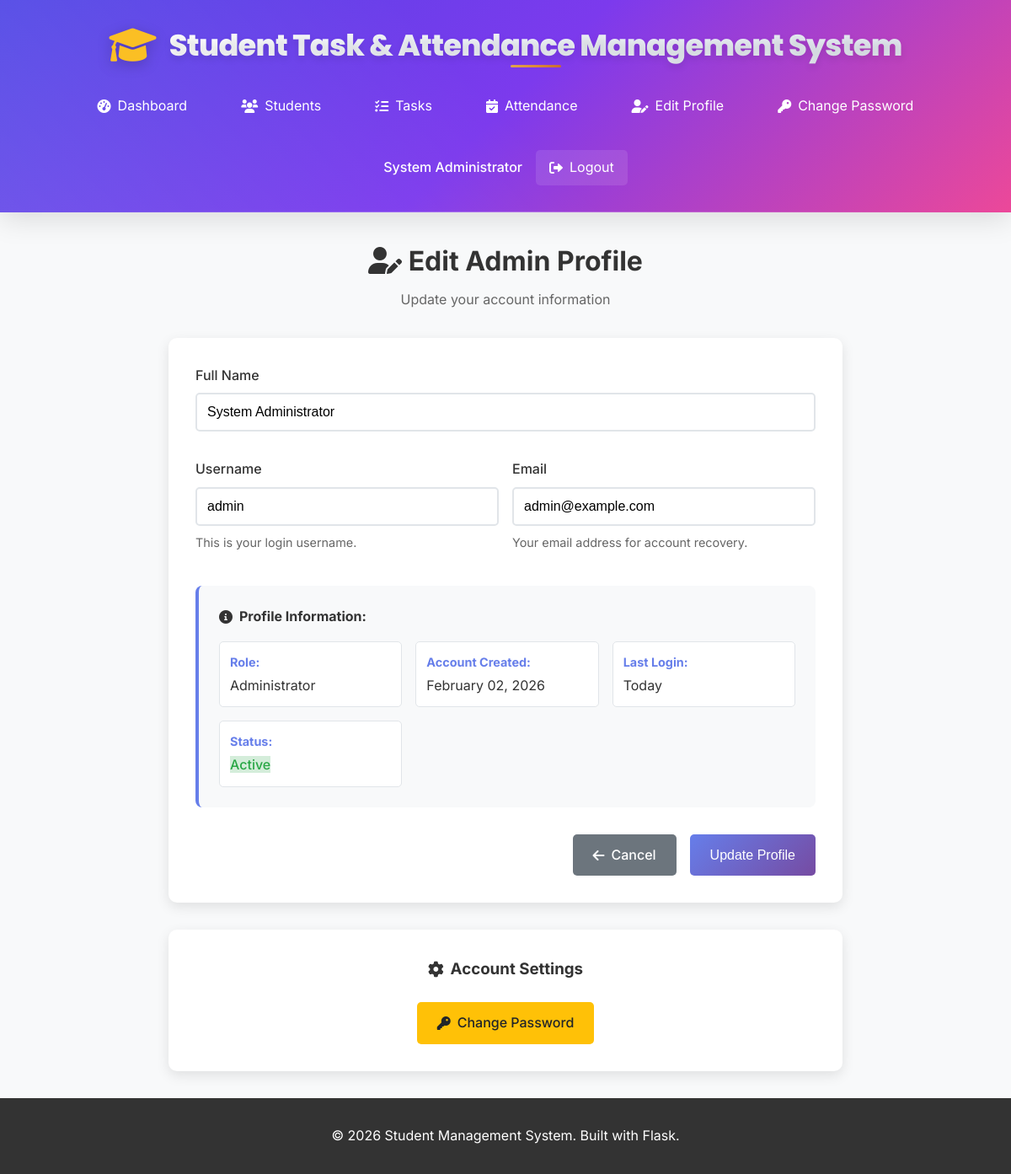
The app's page /admin/edit-profile (signed in) with its own data.
### models.py (models this page shows, shortened)
class User(UserMixin, db.Model):
    id = db.Column(db.Integer, primary_key=True)
    username = db.Column(db.String(80), unique=True, nullable=False)
    email = db.Column(db.String(120), unique=True, nullable=False)
    password_hash = db.Column(db.String(120), nullable=False)
    role = db.Column(db.String(20), nullable=False, default='student')  # 'admin' or 'student'
    full_name = db.Column(db.String(100), nullable=False)
    created_at = db.Column(db.DateTime, default=datetime.utcnow)
    is_active = db.Column(db.Boolean, default=True)
    tasks = db.relationship('Task', backref='assigned_student', lazy=True, foreign_keys='Task.student_id')
    attendance_records = db.relationship('Attendance', backref='student', lazy=True, foreign_keys='Attendance.student_id')
    def is_admin(self):
        return self.role == 'admin'

### app.py (the view)
    def decorated_function(*args, **kwargs):
        if not current_user.is_authenticated or not current_user.is_admin():
            flash('Access denied. Admin privileges required.', 'error')
            return redirect(url_for('student.dashboard'))
        return f(*args, **kwargs)

### forms.py (shortened to what this page needs)
class EditProfileForm(FlaskForm):
    full_name = StringField('Full Name', validators=[DataRequired(), Length(min=2, max=100)])
    username = StringField('Username', validators=[DataRequired(), Length(min=4, max=20)])
    email = StringField('Email', validators=[DataRequired(), Email()])
    submit = SubmitField('Update Profile')
    def __init__(self, original_username, original_email, *args, **kwargs):
        super(EditProfileForm, self).__init__(*args, **kwargs)
        self.original_username = original_username
        self.original_email = original_email

### app.py (called while the page is built)
@app.context_processor
def inject_date():
    return {'date': date}

def admin_required(f):
    def decorated_function(*args, **kwargs):
        if not current_user.is_authenticated or not current_user.is_admin():
            flash('Access denied. Admin privileges required.', 'error')
            return redirect(url_for('student.dashboard'))
        return f(*args, **kwargs)
    decorated_function.__name__ = f.__name__
    return decorated_function

@app.route('/admin/edit-profile', methods=['GET', 'POST'])
@login_required
@admin_required
def admin_edit_profile():
    form = EditProfileForm(current_user.username, current_user.email)
    if form.validate_on_submit():
        current_user.full_name = form.full_name.data
        current_user.username = form.username.data
        current_user.email = form.email.data
        db.session.commit()
        flash('Your profile has been updated successfully!', 'success')
        return redirect(url_for('admin_dashboard'))
    elif request.method == 'GET':
        form.full_name.data = current_user.full_name
        form.username.data = current_user.username
        form.email.data = current_user.email
    return render_template('admin/edit_profile.html', form=form)

### templates/admin/edit_profile.html (shortened to what this page needs)
{% extends "base.html" %}
{% block content %}
<div class="form-container">
    <div class="form-header">
        <h1><i class="fas fa-user-edit"></i> Edit Admin Profile</h1>
        <p>Update your account information</p>
    </div>
    <form method="POST" class="form-card">
        <div class="form-row">
            <div class="form-group">
                {{ form.full_name.label(class="form-label") }}
                {{ form.full_name(class="form-input") }}
            </div>
        </div>
        <div class="form-row">
            <div class="form-group">
                {{ form.username.label(class="form-label") }}
                {{ form.username(class="form-input") }}
                <small class="form-help">This is your login username.</small>
            </div>
            <div class="form-group">
                {{ form.email.label(class="form-label") }}
                {{ form.email(class="form-input") }}
                <small class="form-help">Your email address for account recovery.</small>
            </div>
        </div>
        <div class="profile-info">
            <h4><i class="fas fa-info-circle"></i> Profile Information:</h4>
            <div class="info-grid">
                <div class="info-item">
                    <strong>Role:</strong> Administrator
                </div>
                <div class="info-item">
                    <strong>Account Created:</strong> {{ current_user.created_at.strftime('%B %d, %Y') }}
                </div>
                <div class="info-item">
                    <strong>Last Login:</strong> Today
                </div>
                <div class="info-item">
                    <strong>Status:</strong> <span class="status-active">Active</span>
                </div>
            </div>
        </div>
        <div class="form-actions">
            <a href="{{ url_for('admin_dashboard') }}" class="btn btn-secondary">
                <i class="fas fa-arrow-left"></i> Cancel
            </a>
            {{ form.submit(class="btn btn-primary") }}
        </div>
    </form>
    <div class="additional-actions">
        <h3><i class="fas fa-cog"></i> Account Settings</h3>
        <div class="action-buttons">
            <a href="{{ url_for('admin_change_password') }}" class="btn btn-warning">
                <i class="fas fa-key"></i> Change Password
            </a>
        </div>
    </div>
</div>
{% endblock %}

### templates/base.html (shortened to what this page needs)
<!DOCTYPE html>
<html lang="en">
<head>
    <link rel="stylesheet" href="{{ url_for('static', filename='css/style.css') }}">
    <link href="https://cdnjs.cloudflare.com/ajax/libs/font-awesome/6.0.0/css/all.min.css" rel="stylesheet">
</head>
<body>
    <nav class="navbar">
        <div class="nav-container">
            <div class="nav-brand">
                <i class="fas fa-graduation-cap"></i>
                <span>Student Task & Attendance Management System</span>
            </div>
            {% if current_user.is_authenticated %}
            <div class="nav-menu">
                {% if current_user.is_admin() %}
                    <a href="{{ url_for('admin_dashboard') }}" class="nav-link">
                        <i class="fas fa-tachometer-alt"></i> Dashboard
                    </a>
                    <a href="{{ url_for('admin_students') }}" class="nav-link">
                        <i class="fas fa-users"></i> Students
                    </a>
                    <a href="{{ url_for('admin_tasks') }}" class="nav-link">
                        <i class="fas fa-tasks"></i> Tasks
                    </a>
                    <a href="{{ url_for('admin_attendance') }}" class="nav-link">
                        <i class="fas fa-calendar-check"></i> Attendance
                    </a>
                    <a href="{{ url_for('admin_edit_profile') }}" class="nav-link">
                        <i class="fas fa-user-edit"></i> Edit Profile
                    </a>
                    <a href="{{ url_for('admin_change_password') }}" class="nav-link">
                        <i class="fas fa-key"></i> Change Password
                    </a>
                {% endif %}
                <div class="nav-user">
                    <span class="user-name">{{ current_user.full_name }}</span>
                    <a href="{{ url_for('logout') }}" class="nav-link logout">
                        <i class="fas fa-sign-out-alt"></i> Logout
                    </a>
                </div>
            </div>
            {% endif %}
        </div>
    </nav>
    <main class="main-content">
        {% block content %}{% endblock %}
    </main>
    <footer class="footer">
        <div class="footer-content">
            <p>&copy; 2026 Student Management System. Built with Flask.</p>
        </div>
    </footer>
</body>
</html>

### static/css/style.css (style rules this page uses)
* { margin: 0; padding: 0; box-sizing: border-box; }
body { font-family: 'Inter', -apple-system, BlinkMacSystemFont, 'Segoe UI', Roboto, Oxygen, Ubuntu, Cantarell, sans-serif; line-height: 1.6; color: #333; background-color: #f8f9fa; min-height: 100vh; display: flex; flex-direction: column; }
.navbar { background: linear-gradient(135deg, #4f46e5 0%, #7c3aed 50%, #ec4899 100%); color: white; padding: 2rem 0; box-shadow: 0 8px 32px rgba(0,0,0,0.12); position: relative; overflow: hidden; }
.navbar::before { content: ''; position: absolute; top: 0; left: 0; right: 0; bottom: 0; background: linear-gradient(45deg, rgba(255,255,255,0.1) 0%, transparent 50%); pointer-events: none; }
.navbar::after { content: ''; position: absolute; bottom: 0; left: 0; right: 0; height: 1px; background: linear-gradient(90deg, transparent 0%, rgba(255,255,255,0.3) 50%, transparent 100%); }
.nav-container { max-width: 1200px; margin: 0 auto; padding: 0 2rem; display: flex; flex-direction: column; align-items: center; gap: 1rem; }
.nav-brand { display: flex; align-items: center; justify-content: center; font-family: 'Poppins', sans-serif; font-size: 2.2rem; font-weight: 800; text-align: center; letter-spacing: -0.02em; position: relative; z-index: 1; margin-bottom: 0.75rem; line-height: 1.2; }
.nav-brand span { background: linear-gradient(135deg, #ffffff 0%, #f1f5f9 30%, #e2e8f0 100%); -webkit-background-clip: text; -webkit-text-fill-color: transparent; background-clip: text; text-shadow: 0 4px 8px rgba(0,0,0,0.1); position: relative; }
.nav-brand span::after { content: ''; position: absolute; bottom: -4px; left: 50%; transform: translateX(-50%); width: 60px; height: 3px; background: linear-gradient(90deg, #fbbf24, #f59e0b, #d97706); border-radius: 2px; opacity: 0.8; }
.nav-brand i { margin-right: 1rem; font-size: 2.8rem; color: #fbbf24; filter: drop-shadow(0 4px 8px rgba(0,0,0,0.2)); animation: pulse 2s ease-in-out infinite alternate; }
.nav-menu { display: flex; align-items: center; gap: 2rem; flex-wrap: wrap; justify-content: center; }
.nav-link { color: white; text-decoration: none; padding: 0.5rem 1rem; border-radius: 5px; transition: background-color 0.3s; display: flex; align-items: center; gap: 0.5rem; }
.nav-user { display: flex; align-items: center; gap: 1rem; }
.user-name { font-weight: 500; }
.logout { background-color: rgba(255,255,255,0.1); }
.main-content { flex: 1; max-width: 1200px; margin: 0 auto; padding: 2rem; width: 100%; }
.form-container { max-width: 800px; margin: 0 auto; }
.form-header { text-align: center; margin-bottom: 2rem; }
.form-header h1 { color: #333; margin-bottom: 0.5rem; }
.form-header p { color: #666; }
.form-card, .auth-form { background: white; padding: 2rem; border-radius: 10px; box-shadow: 0 5px 15px rgba(0,0,0,0.1); }
.form-row { display: flex; gap: 1rem; margin-bottom: 1rem; }
.form-group { flex: 1; margin-bottom: 1rem; }
.form-label { display: block; margin-bottom: 0.5rem; font-weight: 500; color: #333; }
.form-input, .form-select { width: 100%; padding: 0.75rem; border: 2px solid #e1e5e9; border-radius: 5px; font-size: 1rem; transition: border-color 0.3s; }
.form-actions { display: flex; gap: 1rem; justify-content: flex-end; margin-top: 2rem; }
.btn { padding: 0.75rem 1.5rem; border: none; border-radius: 5px; font-size: 1rem; font-weight: 500; text-decoration: none; display: inline-flex; align-items: center; gap: 0.5rem; cursor: pointer; transition: all 0.3s; text-align: center; justify-content: center; }
.btn-primary { background: linear-gradient(135deg, #667eea 0%, #764ba2 100%); color: white; }
.btn-secondary { background-color: #6c757d; color: white; }
.btn-warning { background-color: #ffc107; color: #212529; }
.action-buttons { display: flex; justify-content: center; gap: 1rem; flex-wrap: wrap; }
.status-active { background-color: #d4edda; color: #155724; }
.action-buttons { display: flex; gap: 0.5rem; }
.footer { background-color: #333; color: white; text-align: center; padding: 2rem 0; margin-top: auto; }
.footer-content { max-width: 1200px; margin: 0 auto; padding: 0 2rem; }

### records on screen
User: full_name "System Administrator", username "admin", email "admin@example.com", created_at "February 02, 2026"
